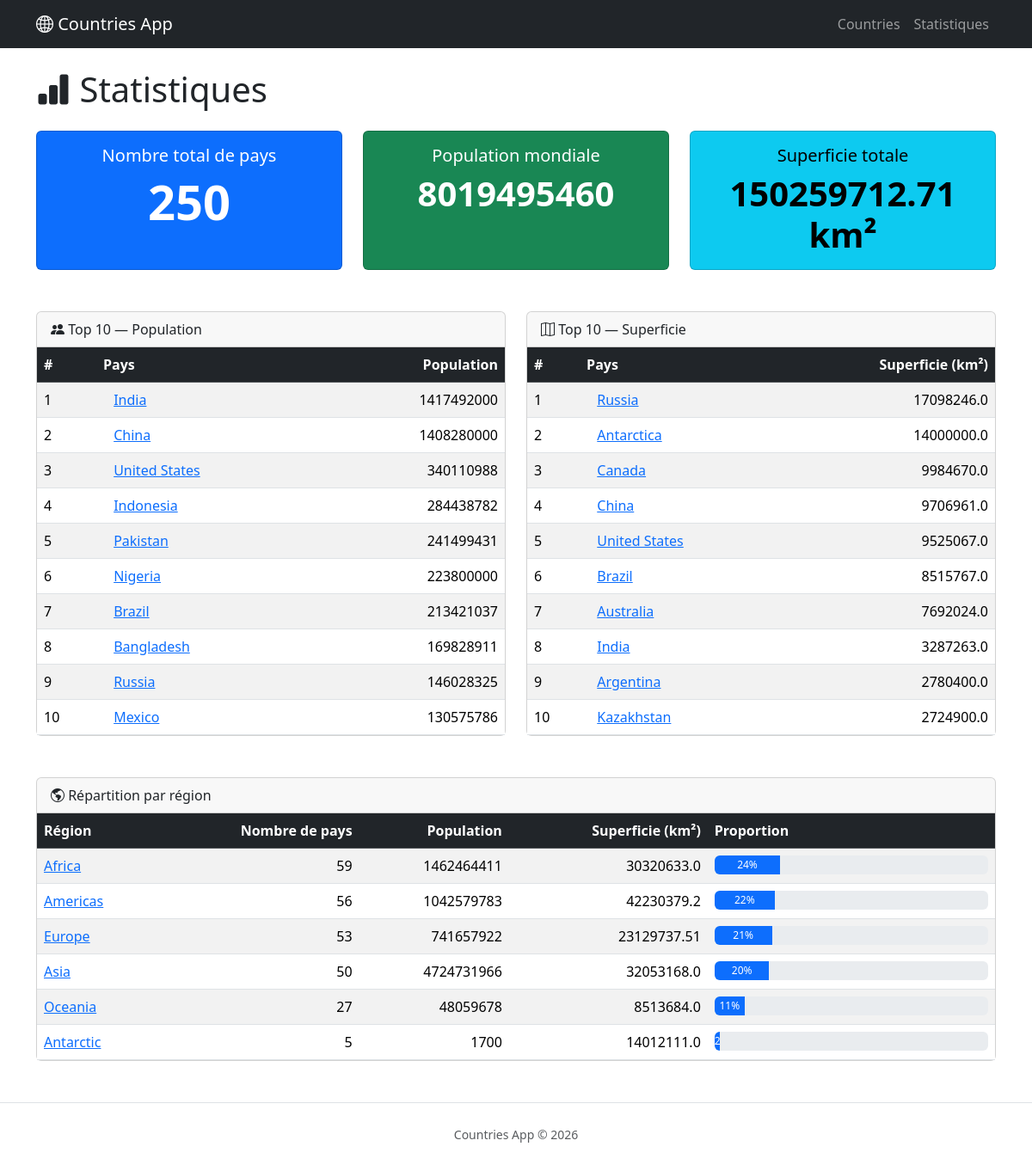
Screenshot of /stats/ with the database file from the repository.
### countries/models.py (models this page shows, shortened)
class Country(models.Model):
    cca3 = models.CharField(max_length=3, unique=True)
    common_name = models.CharField(max_length=255)
    official_name = models.CharField(max_length=255)
    native_name = models.JSONField(blank=True, null=True)
    cca2 = models.CharField(max_length=2, unique=True)
    capital = models.CharField(max_length=255, blank=True, null=True)
    region = models.CharField(max_length=255, blank=True, null=True)
    subregion = models.CharField(max_length=255, blank=True, null=True)
    population = models.BigIntegerField(blank=True, null=True)
    area = models.FloatField(blank=True, null=True)
    flag_url = models.URLField(blank=True, null=True)
    currencies = models.JSONField(blank=True, null=True)

### countries/views.py (the view)
# urls.py: path('stats/', views.stats, name='stats'),
def stats(request):
    total_countries = Country.objects.count()
    total_population = Country.objects.aggregate(total=Sum('population'))['total'] or 0
    total_area = Country.objects.aggregate(total=Sum('area'))['total'] or 0
    top_population = Country.objects.filter(population__isnull=False).order_by('-population')[:10]
    top_area = Country.objects.filter(area__isnull=False).order_by('-area')[:10]
    region_stats = (
        Country.objects.filter(region__isnull=False)
        .exclude(region='')
        .values('region')
        .annotate(
            count=Count('id'),
            total_population=Sum('population'),
            total_area=Sum('area'),
        )
        .order_by('-count')
    )
    context = {
        'total_countries': total_countries,
        'total_population': total_population,
        'total_area': total_area,
        'top_population': top_population,
        'top_area': top_area,
        'region_stats': region_stats,
    }
    return render(request, 'stats.html', context)

### countries/templates/stats.html (shortened to what this page needs)
{% extends "base.html" %}
{% block content %}
<h1 class="mb-4"><i class="bi bi-bar-chart-fill"></i> Statistiques</h1>
<div class="row g-4 mb-5">
    <div class="col-md-4">
        <div class="card text-bg-primary h-100">
            <div class="card-body text-center">
                <h5 class="card-title">Nombre total de pays</h5>
                <p class="display-4 fw-bold mb-0">{{ total_countries }}</p>
            </div>
        </div>
    </div>
    <div class="col-md-4">
        <div class="card text-bg-success h-100">
            <div class="card-body text-center">
                <h5 class="card-title">Population mondiale</h5>
                <p class="display-6 fw-bold mb-0">{{ total_population }}</p>
            </div>
        </div>
    </div>
    <div class="col-md-4">
        <div class="card text-bg-info h-100">
            <div class="card-body text-center">
                <h5 class="card-title">Superficie totale</h5>
                <p class="display-6 fw-bold mb-0">{{ total_area }} km²</p>
            </div>
        </div>
    </div>
</div>
<div class="row g-4 mb-5">
    <div class="col-lg-6">
        <div class="card h-100">
            <div class="card-header">
                <i class="bi bi-people-fill"></i> Top 10 — Population
            </div>
            <div class="card-body p-0">
                <table class="table table-striped table-hover mb-0">
                    <thead class="table-dark">
                        <tr>
                            <th>#</th>
                            <th>Pays</th>
                            <th class="text-end">Population</th>
                        </tr>
                    </thead>
                    <tbody>
                        {% for country in top_population %}
                        <tr>
                            <td>{{ forloop.counter }}</td>
                            <td>
                                <a href="{% url 'country_detail' country.cca3 %}">{{ country.common_name }}</a>
                            </td>
                            <td class="text-end">{{ country.population }}</td>
                        </tr>
                        {% endfor %}
                    </tbody>
                </table>
            </div>
        </div>
    </div>
    <div class="col-lg-6">
        <div class="card h-100">
            <div class="card-header">
                <i class="bi bi-map"></i> Top 10 — Superficie
            </div>
            <div class="card-body p-0">
                <table class="table table-striped table-hover mb-0">
                    <thead class="table-dark">
                        <tr>
                            <th>#</th>
                            <th>Pays</th>
                            <th class="text-end">Superficie (km²)</th>
                        </tr>
                    </thead>
                    <tbody>
                        {% for country in top_area %}
                        <tr>
                            <td>{{ forloop.counter }}</td>
                            <td>
                                <a href="{% url 'country_detail' country.cca3 %}">{{ country.common_name }}</a>
                            </td>
                            <td class="text-end">{{ country.area }}</td>
                        </tr>
                        {% endfor %}
                    </tbody>
                </table>
            </div>
        </div>
    </div>
</div>
<div class="card mb-4">
    <div class="card-header">
        <i class="bi bi-globe-americas"></i> Répartition par région
    </div>
    <div class="card-body p-0">
        <table class="table table-striped table-hover mb-0">
            <thead class="table-dark">
                <tr>
                    <th>Région</th>
                    <th class="text-end">Nombre de pays</th>
                    <th class="text-end">Population</th>
                    <th class="text-end">Superficie (km²)</th>
                    <th style="width: 30%;">Proportion</th>
                </tr>
            </thead>
            <tbody>
                {% for r in region_stats %}
                <tr>
                    <td>
                        <a href="{% url 'country_list' %}?region={{ r.region }}">{{ r.region }}</a>
                    </td>
                    <td class="text-end">{{ r.count }}</td>
                    <td class="text-end">{{ r.total_population|default:"-" }}</td>
                    <td class="text-end">{{ r.total_area|default:"-" }}</td>
                    <td>
                        {% widthratio r.count total_countries 100 as pct %}
                        <div class="progress" style="height: 22px;">
                            <div class="progress-bar" role="progressbar"
                                 style="width: {% widthratio r.count total_countries 100 %}%">
                                {% widthratio r.count total_countries 100 %}%
                            </div>
                        </div>
                    </td>
                </tr>
                {% endfor %}
            </tbody>
        </table>
    </div>
</div>
{% endblock %}

### rows the page displays
Country: common_name "India", population "1417492000", area "3287263.0"
Country: common_name "China", population "1408280000", area "9706961.0"
Country: common_name "United States", population "340110988", area "9525067.0"
Country: common_name "Indonesia", population "284438782"
Country: common_name "Pakistan", population "241499431"
Country: common_name "Nigeria", population "223800000"
Country: common_name "Brazil", population "213421037", area "8515767.0"
Country: common_name "Bangladesh", population "169828911"
Country: common_name "Russia", population "146028325", area "17098246.0"
Country: common_name "Mexico", population "130575786"
Country: common_name "Antarctica", area "14000000.0"
Country: common_name "Canada", area "9984670.0"
Country: common_name "Australia", area "7692024.0"
Country: common_name "Argentina", area "2780400.0"
Country: common_name "Kazakhstan", area "2724900.0"

### other values shown
{{ total_countries }} "250"
{{ total_population }} "8019495460"
{{ total_area }} "150259712.71"
{{ r.region }} "Africa" "Americas" "Europe" "Asia" "Oceania" "Antarctic"
{{ r.count }} "59" "56" "53" "50" "27" "5"
{{ r.total_population|default:"-" }} "1462464411" "1042579783" "741657922" "4724731966" "48059678" "1700"
{{ r.total_area|default:"-" }} "30320633.0" "42230379.2" "23129737.51" "32053168.0" "8513684.0" "14012111.0"
